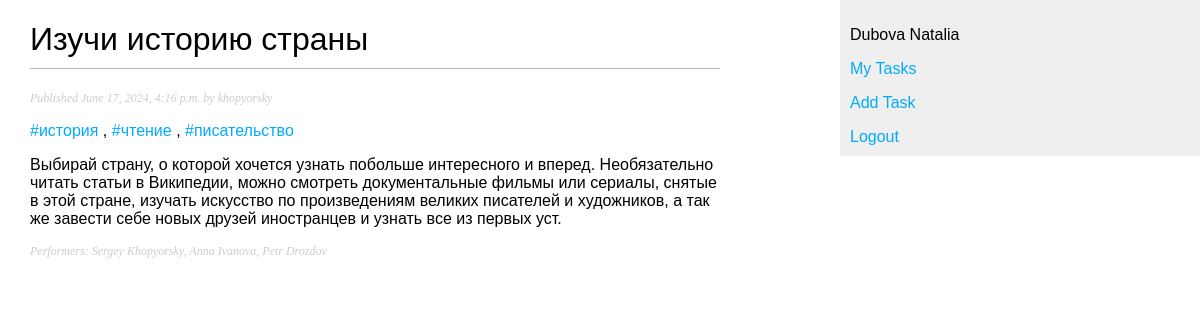
Screenshot of /task/izuchi-istoriju-strany/ (signed in) with the database file from the repository.
### tasks/models.py (models this page shows, shortened)
class Task(models.Model):
    class Status(models.TextChoices):
        IN_PROGRESS = 'PROG', 'In progress'
        IDLE = 'IDLE', 'Idle'
    name = models.CharField(max_length=100)
    detailed_descr = models.TextField(null=True, blank=True, verbose_name='description')
    slug = models.SlugField(max_length=100, unique_for_date='time_created')
    in_progress = models.CharField(max_length=4,
                                   choices=Status.choices,
                                   default=Status.IN_PROGRESS)
    created_by = models.ForeignKey(get_user_model(),
                                   on_delete=models.CASCADE,
                                   related_name='created_tasks',
                                   related_query_name='created_task',
                                   null=True)
    time_created = models.DateTimeField(auto_now_add=True)
    time_updated = models.DateTimeField(auto_now=True)
    time_to_finish = models.DateTimeField(null=True, blank=True)
    performers = models.ManyToManyField(get_user_model(),
                                        related_name='tasks',
                                        related_query_name='task')
    tags = TaggableManager(blank=True, related_name='tasks')
    objects = models.Manager()
    class Meta:
        ordering = ['-time_created']
        indexes = [
            models.Index(fields=['slug', 'time_created'])
        ]

### tasks/views.py (the view)
# urls.py: path('<slug:task_slug>/', TaskView.as_view(), name='page'),
class TaskView(LoginRequiredMixin, DetailView):
    model = Task
    template_name = 'tasks/task.html'
    slug_url_kwarg = 'task_slug'
    context_object_name = 'task'

### tasks/templatetags/task_tags.py (called while the page is built)
@register.inclusion_tag('tasks/task_info.html', name='info')
def show_task_info(task):
    return {'task': task}

@register.filter(name='_join')
def show_performers(performers):
    return ', '.join([f"{p.first_name} {p.last_name}" for p in performers])

### templates/tasks/task.html (shortened to what this page needs)
{% extends 'base.html' %}
{% load task_tags %}
{% block content %}
    <h1>{{ task.name }}</h1>
    <p class="date">{% info task %}</p>
    {% if task.tags.exists %}
        <p class="tags">
            {% for tag in task.tags.all %}
                <a href="{% url 'tasks:tag' tag.slug %}">#{{ tag.name }}</a>
                {% if not forloop.last %}, {% endif %}
            {% endfor %}
        </p>
    {% endif %}
    <p class="content">
        {{ task.detailed_descr }}
    </p>
    <p class="date">Performers: {{ task.performers.all|_join }}</p>
{% endblock content %}

### templates/base.html (shortened to what this page needs)
{%  load static %}
<!DOCTYPE html>
<html>
<head>
    <link href="{% static 'css/tasks.css' %}" rel="stylesheet">
</head>
<body>
    <div id="content">
    {% block content %}
    {% endblock content %}
    </div>
    <div id="sidebar">
        {% if user.is_authenticated %}
            <p>{{ user.last_name }} {{ user.first_name }}</p>
            <p><a href="{% url 'tasks:tasks' %}">My Tasks</a></p>
            <p><a href="{% url 'tasks:add_task' %}">Add Task</a></p>
            <form method="post" action="{%  url 'users:logout' %}">
                <a href="#" onclick="parentNode.submit();">Logout</a>
            </form>
        {% else %}
            <p>
            You should <a href="{% url 'users:login' %}">log in</a> or
            <a href="{%  url 'users:signup' %}">sign up</a>.
            </p>
        {% endif %}
    </div>
</body>
</html>

### templates/tasks/task_info.html
Published {{ task.time_created }} by
{%  if task.created_by %}{{ task.created_by }}{% else %}Unknown Author{% endif %}

### static/css/tasks.css (style rules this page uses)
body { margin: 0; padding: 0; font-family: helvetica, sans-serif; }
a { color: #00abff; text-decoration: none; }
h1 { font-weight: normal; border-bottom: 1px solid #bbb; padding: 0 0 10px 0; }
#content { float: left; width: 60%; padding: 0 0 0 30px; }
#sidebar { float: right; width: 30%; padding: 10px; background: #efefef; height: 100%; }
p.date { color: #ccc; font-family: georgia, serif; font-size: 12px; font-style: italic; }
* { box-sizing: border-box; }

### rows the page displays
Task: name "Изучи историю страны", time_created "June 17, 2024, 4:16 p.m.", created_by "khopyorsky", detailed_descr "Выбирай страну, о которой хочется узнать побольше интересного и вперед. Необязательно читать статьи в Википедии, можно смотреть документальные фильмы или сериалы, снятые в этой стране, изучать искусство по произведениям великих писателей и художников, а так же завести себе новых друзей иностранцев и узнать все из первых уст.", performers.all|_join "Sergey Khopyorsky, Anna Ivanova, Petr Drozdov"
Tag: name "история"
Tag: name "чтение"
Tag: name "писательство"

### other values shown
{{ user.last_name }} "Dubova"
{{ user.first_name }} "Natalia"
